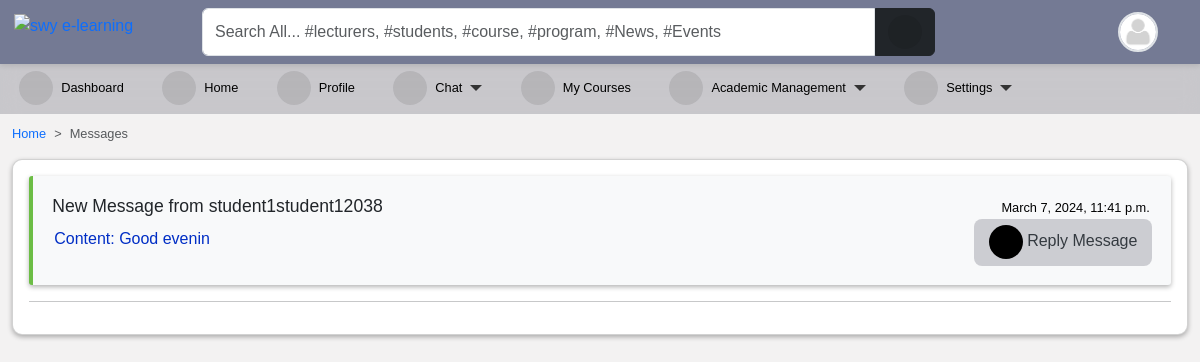
The page /chat/filter_messages/ (signed in) on the database its author committed.
### accounts/models.py (models this page shows, shortened)
class User(AbstractUser):
    is_student = models.BooleanField(default=False)
    is_lecturer = models.BooleanField(default=False)
    gender = models.CharField(max_length=1, choices=GENDERS, blank=True, null=True)
    phone = models.CharField(max_length=60, blank=True, null=True)
    address = models.CharField(max_length=60, blank=True, null=True)
    picture = models.ImageField(
        upload_to="profile_pictures/%y/%m/%d/", default="default.png", null=True
    )
    email = models.EmailField(blank=True, null=True)
    username_validator = ASCIIUsernameValidator()
    objects = CustomUserManager()
    class Meta:
        ordering = ("-date_joined",)
    @property
    def get_user_role(self):
        if self.is_superuser:
            role = "Admin"
        elif self.is_student:
            role = "Student"
        elif self.is_lecturer:
            role = "Lecturer"
        return role

### chat/models.py (models this page shows, shortened)
class Chat(models.Model):
    user1 = models.ForeignKey(User, on_delete=models.CASCADE, related_name='user1_chats')
    user2 = models.ForeignKey(User, on_delete=models.CASCADE, related_name='user2_chats')
    created_at = models.DateTimeField(auto_now_add=True)
    room_name = models.CharField(max_length=255, unique=True)

class Message(models.Model):
    sender = models.ForeignKey(User, on_delete=models.CASCADE)
    chat = models.ForeignKey(Chat, on_delete=models.CASCADE, related_name='messages')
    content = models.TextField()
    timestamp = models.DateTimeField(auto_now_add=True)

### chat/views.py (the view)
# urls.py: path('filter_messages/',views.filter_messages,name='filter_messages'),
def filter_messages(request):
    user_chatrooms = Chat.objects.filter(user1=request.user) | Chat.objects.filter(user2=request.user)
    if not user_chatrooms.exists():
        return render(request, 'chat/message_detail.html')
    user_chatrooms = user_chatrooms.annotate(max_timestamp=Max('messages__timestamp'))
    user_chatrooms = user_chatrooms.order_by('-max_timestamp')
    latest_messages = {}
    for chatroom in user_chatrooms:
        latest_message = chatroom.messages.order_by('-timestamp').first()
        if latest_message:
            latest_messages[chatroom] = latest_message
    return render(request, 'chat/message_detail.html', {'latest_messages': latest_messages})

### templates/chat/message_detail.html (shortened to what this page needs)
{% extends "base.html" %}
{% load class_name %}
{% block content %}
<nav style="--bs-breadcrumb-divider: '>';" aria-label="breadcrumb">
    <ol class="breadcrumb">
        <li class="breadcrumb-item"><a href="/">Home</a></li>
        <li class="breadcrumb-item active" aria-current="page">Messages</li>
    </ol>
</nav>
<div class="card p-3" style="box-shadow: 0px 2px 5px 0px rgba(0, 0, 0, 0.3); border-radius: 10px;">
             {% for chatroom, latest_message in latest_messages.items %}
             <div class="col-12 class-item active">
                        <div class="card-body">
                            {% if chatroom.user1 == request.user %}
                                <div class="flex">
                                    <div class="left">
                                        <h5 class="card-title sender">New Message from {{ chatroom.user2.username }}</h5>
                                        <p class="card-text message">Content: {{ latest_message.content }}</p>
                                    </div>
                                    <div class="right">
                                        <p class="card-text timestamp">{{ latest_message.timestamp }}</p>
                                        <a class="button" href="{% url 'room' chatroom.user2.username %}">
                                            <i class="icon fas fa-reply" style="font-size: 0.8em;"></i> Reply Message
                                        </a>
                                    </div>
                                </div>
                            {% endif %}
                        </div>
            </div><hr>
            {% empty %}
            <div class="row">
                <div class="col-12 pl-5">
                    <h5>No Messages Found</h5>
                </div>
            </div>
            {% endfor %}
{% endblock content %}

### templates/navbar.html (shortened to what this page needs)
{% load static %}
<div id="top-navbar" class="py-2 top-navbar">
	<div class="container">
		<a href="/" class="head-logo">
			<img src="{% static 'img/swy e-learning.jpg' %}" width="40px" alt="swy e-learning">
		</a>
		<div class="nav-wrapper">
			<form class="form-header" action="{% url 'query' %}" method="GET">
				<input id="primary-search" class="form-control rounded-end-0" type="text" name="q" value="{{ request.GET.q }}"
					placeholder="Search All... #lecturers, #students, #course, #program, #News, #Events" required />
				<button class="btn btn-dark rounded-start-0" type="submit">
					<i class="fas fa-search"></i>
				</button>
			</form>
			<div class="dropdown index">
				<div class="avatar border border-2" type="button" data-bs-toggle="dropdown" aria-expanded="false">
					<img src="{{ request.user.picture.url }}">
				</div>
			</div>
		</div>
	</div>
</div>

### static/scss/style1.css (style rules this page uses)
*, body { font-family: "Rubik", sans-serif; }
body { background-color: #f3f2f2; }
#top-navbar { position: fixed; top: 0; right: 0; -webkit-margin-start: -10px; z-index: 90; padding: 0; background: #747a94; box-shadow: 0px 2px 5px 0px rgba(0, 0, 0, 0.1); transition: 0.3s; margin: 0; }
#top-navbar .container { display: flex; background-color: transparent; position: relative; }
#top-navbar .nav-wrapper { display: flex; flex-wrap: wrap; justify-content: space-between; align-items: center; width: 100%; margin-left: 10rem; background-color: transparent; }
#top-navbar .nav-wrapper .form-header { display: flex; flex: 0.8; }
#top-navbar .nav-wrapper .form-header button { flex: 0.1; }
#top-navbar { left: 0; }
.avatar { width: 40px; height: 40px; border-radius: 50%; overflow: hidden; }
.avatar img { width: 100%; height: 100%; -o-object-fit: cover; object-fit: cover; }
a { color: var(--bs-primary); text-decoration: none; }
.fas, .fa { font-size: 16px; display: inline-flex; align-items: center; justify-content: center; width: 34px; height: 34px; background-color: rgba(0, 0, 0, 0.093); border-radius: 50%; }

### templates/aside.html (style rules this page uses)
li { font-size: .8rem; }

### templates/navbar.html (style rules this page uses)
.head-logo { position: absolute; left: -1rem; top: 0.3rem; }

### templates/chat/message_detail.html (style rules this page uses)
.class-item { display: block; border-left: 4px solid #6cbd45; padding: .2rem !important; background: #f8f9fa; border-radius: 3px; box-shadow: 0px 2px 5px 0px rgba(0, 0, 0, 0.3); transition: .5s; }
.class-item p { padding: 2px; margin: 0; color: #b4b4b4; transition: .5s; }
.class-item a { padding: 2px; color: #343a40; text-decoration: none; transition: .5s; }
.card-title { margin: 0; }
.sender { font-size: 1.1rem; }
.flex { display: flex; justify-content: space-between; }
.timestamp { color: rgb(0, 0, 0) !important; font-size: .8rem; }
.left { display: flex; flex-direction: column; gap: .5rem; }
.right { display: flex; flex-direction: column; align-items: flex-end; }
.button { padding: .4rem .9rem !important; display: inline-block; background-color:#5a5a6646; border-radius: .5rem; text-decoration: none; }
.message { color: rgb(0, 46, 197) !important; }
.icon { background-color: #000000; color: white; padding: 0 !important; }

### rows shown on the page
User: user.picture (placeholder picture)
Chat: user2.username "student1student12038", content "Good evenin", timestamp "March 7, 2024, 11:41 p.m."
